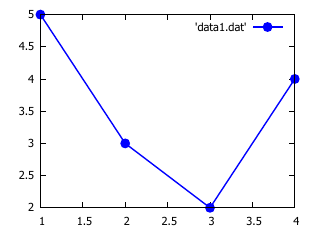

Source code (gnuplot):
# plotdata1.plt
reset
set terminal pdfcairo size 8cm,6cm font 'Helvetica,12'
set output 'plotdata1.pdf'
set style line 1 lt 1 lc 3 lw 2 pt 7 ps 1
plot 'data1.dat' with linespoints ls 1
unset output